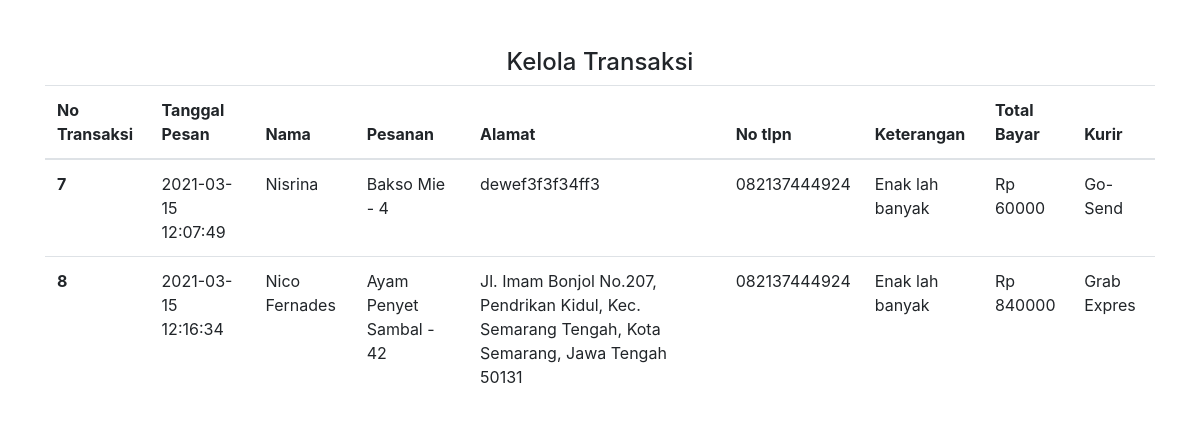
Page /transaksi.php on the committed database.
### tables this page shows
CREATE TABLE `tb_transaksi` (
  `id` int(11) NOT NULL,
  `nama_user` varchar(255) NOT NULL,
  `nama_produk` varchar(255) NOT NULL,
  `jumlah` int(30) NOT NULL,
  `total_bayar` double NOT NULL,
  `alamat` longtext NOT NULL,
  `notlpn` varchar(20) NOT NULL,
  `keterangan` varchar(255) NOT NULL,
  `kurir` varchar(11) NOT NULL,
  `tgl_pesan` datetime NOT NULL DEFAULT current_timestamp(),
  `status` int(2) NOT NULL
);

### transaksi.php (the view, shortened to what this page needs)
<!DOCTYPE html>
<html lang="en">
<head>
    <link rel="stylesheet" href="assets/css/bootstrap.min.css">
</head>
<body>
    <div class="container mt-5">
        <h4 class="text-center">Kelola Transaksi</h4>
        <table class="table">
            <thead>
                <tr>
                    <th scope="col">No Transaksi</th>
                    <th scope="col">Tanggal Pesan</th>
                    <th scope="col">Nama</th>
                    <th scope="col">Pesanan</th>
                    <th scope="col">Alamat</th>
                    <th scope="col">No tlpn</th>
                    <th scope="col">Keterangan</th>
                    <th scope="col">Total Bayar</th>
                    <th scope="col">Kurir</th>
                </tr>
            </thead>
            <tbody>
                <?php
                include "koneksi.php";
                $sql = "SELECT * FROM tb_transaksi";
                $query = mysqli_query($koneksi, $sql);
                while ($m = mysqli_fetch_array($query)) {
                ?>
                    <tr>
                        <th><?= $m['id']; ?></th>
                        <td><?= $m['tgl_pesan']; ?></td>
                        <td><?= $m['nama_user']; ?></td>
                        <td><?= $m['nama_produk']; ?> - <?= $m['jumlah']; ?> </td>
                        <td><?= $m['alamat']; ?></td>
                        <td><?= $m['notlpn']; ?></td>
                        <td><?= $m['keterangan']; ?></td>
                        <td>Rp <?= $m['total_bayar']; ?></td>
                        <td><?= $m['kurir']; ?></td>
                    </tr>
                <?php } ?>
            </tbody>
        </table>
    </div>
</body>
</html>

### rows in the picture
tb_transaksi: id "7", tgl_pesan "2021-03-15 12:07:49", nama_user "Nisrina", nama_produk "Bakso Mie", jumlah "4", alamat "dewef3f3f34ff3", notlpn "082137444924", keterangan "Enak lah banyak", total_bayar "60000", kurir "Go-Send"
tb_transaksi: id "8", tgl_pesan "2021-03-15 12:16:34", nama_user "Nico Fernades", nama_produk "Ayam Penyet Sambal", jumlah "42", alamat "Jl. Imam Bonjol No.207, Pendrikan Kidul, Kec. Semarang Tengah, Kota Semarang, Jawa Tengah 50131", notlpn "082137444924", keterangan "Enak lah banyak", total_bayar "840000", kurir "Grab Expres"
